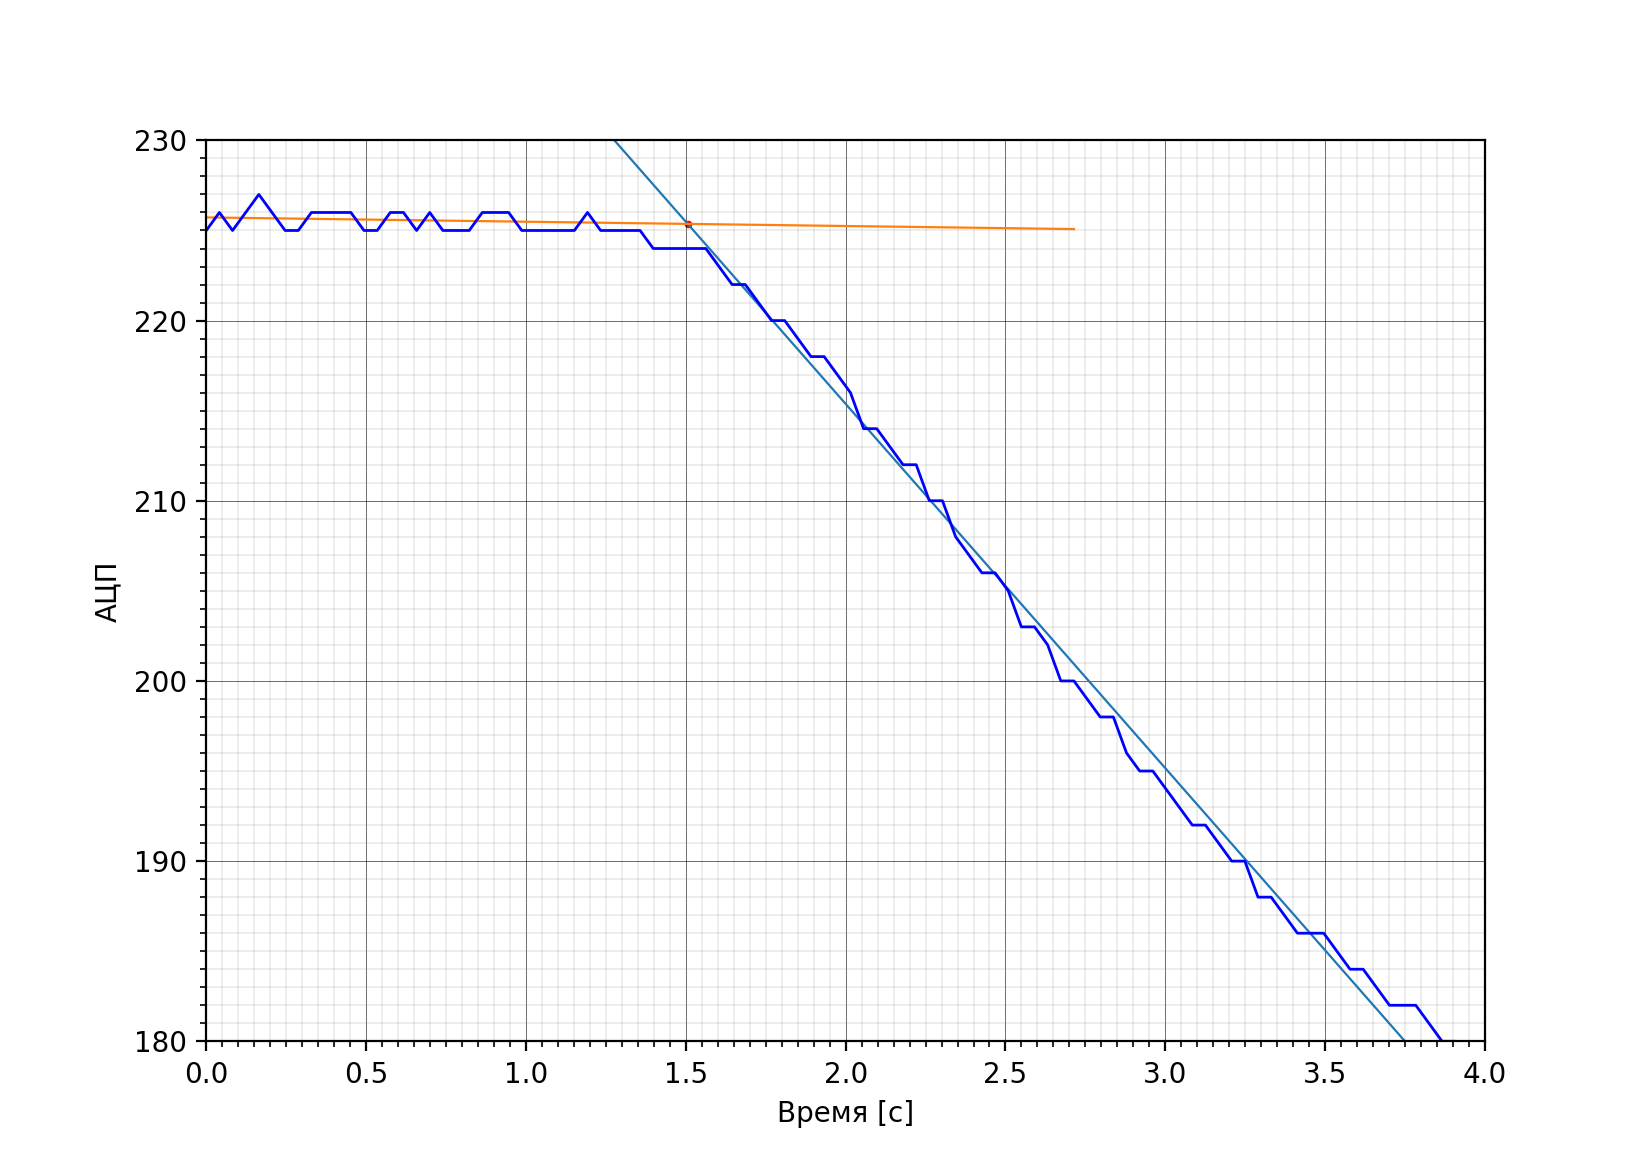

Generate this figure with Python:
import numpy as np
import matplotlib.pyplot as plt
from scipy.signal import argrelextrema
import matplotlib.ticker as ticker
k = []
l = 1.39
with open(r"C:\Users\marat\Desktop\wave\exp60.txt", 'r') as f:
    for line in f:
        k.append(float(line))
dac = np.array(k[0:len(k)-1])
t = np.linspace(0, k[-1], len(dac))
b = (np.min(dac) + np.max(dac))/2
y = 2*b - dac
arr = y
arr1 = t
maxima_indices = argrelextrema(arr, np.greater, order=1)
maxima_values = arr[maxima_indices]
t_values = arr1[maxima_indices]
a = np.array([maxima_values[j + 1] - maxima_values[j] for j in range(len(maxima_values) - 1)])
#time = np.array([t_values[i + 1] - t_values[i] for i in range(len(maxima_values) - 1)])
#pros = a/time
#print(pros)
#t1 = np.linspace(0, k[-1], len(pros))
#plt.plot(t_values, maxima_values)
#plt.plot(t1, pros)
ind = np.where(0 <= a)
#print(ind[0][1])
x = t[:maxima_indices[0][ind[0][1]]]
x1 = t[:maxima_indices[0][ind[0][1]] + 50]
#print(x)
y1 = arr[:maxima_indices[0][ind[0][1]]]
#print(y1)
coeff = np.polyfit(x, y1, 1)
f = np.poly1d(coeff)
ind2 = np.where(a <= -2)
x2 = t[36:65]
x21 = t[30:100]
y2 = arr[36:65]
coeff1 = np.polyfit(x2, y2, 1)
f1 = np.poly1d(coeff1)
x_s = (coeff1[1] - coeff[1])/(coeff[0] - coeff1[0])
print(x_s)
fig, ax = plt.subplots(figsize=(8.25, 5.85), dpi=200)
ax.scatter(x_s, f(x_s), s=3, color='red')
plt.plot(x21, f1(x21), linewidth=0.8)
plt.plot(x1, f(x1), linewidth=0.8)
plt.plot(t, y, color='blue', linewidth=1)
ax.xaxis.set_minor_locator(ticker.AutoMinorLocator(10))
ax.yaxis.set_minor_locator(ticker.AutoMinorLocator(10))
plt.tick_params(which='major', direction='out')
plt.tick_params(which='minor', direction='out')
plt.grid(which="major", color='black', linewidth=0.2)
plt.grid(which="minor", color='grey', linewidth=0.1)
plt.xlim(0, 4)
plt.ylim(180, 230)
plt.xlabel('Время [c]')
plt.ylabel('АЦП')
fig.savefig(r"C:\Users\marat\Desktop\wave\exp60withline.png")
plt.show()